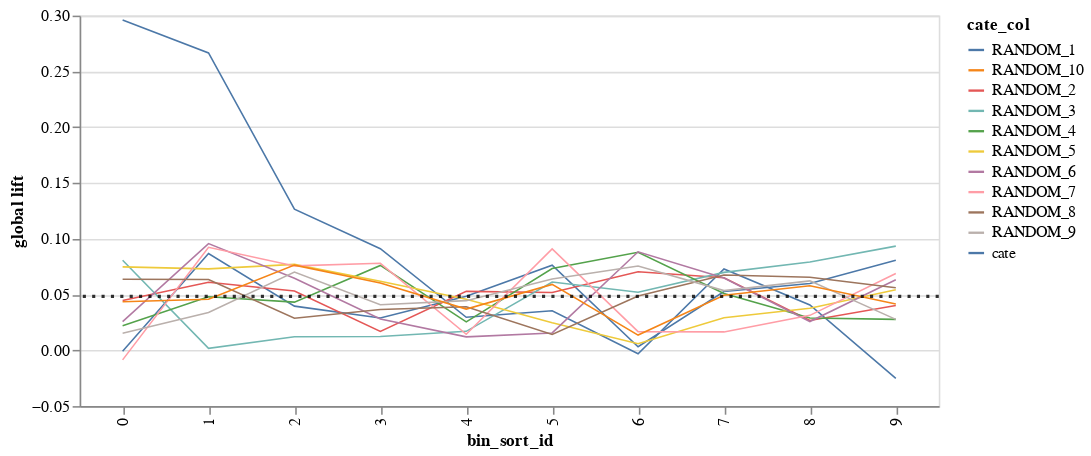

The code cell stored with this chart in its notebook:
### Code cell
overall_chart = alt.Chart(train_lift_df_2).mark_rule(color='black', size=2, opacity=0.8, strokeDash=[2,4]).encode(
    y=alt.Y('min(global_lift)', title='global lift'),    
)

chart = alt.Chart(train_lift_df_2).mark_line(size=1).encode(
    y='lift',
    x='bin_sort_id:O',
    color='cate_col'
).properties(
    width=550, height=250
)

chart = chart + overall_chart
chart

### Figure 1 — Vega-Lite specification as saved in the notebook (floating-point values rounded to 4 significant figures)
{"config": {"view": {"continuousWidth": 300, "continuousHeight": 300}}, "layer": [{"mark": {"type": "line", "size": 1}, "encoding": {"color": {"field": "cate_col", "type": "nominal"}, "x": {"field": "bin_sort_id", "type": "ordinal"}, "y": {"field": "lift", "type": "quantitative"}}}, {"mark": {"type": "rule", "color": "black", "opacity": 0.8, "size": 2, "strokeDash": [2, 4]}, "encoding": {"y": {"aggregate": "min", "field": "global_lift", "title": "global lift", "type": "quantitative"}}}], "data": {"name": "data-5faed112c0b010f88ed19e8b430f282a"}, "height": 250, "width": 550, "$schema": "https://vega.github.io/schema/vega-lite/v5.15.1.json", "datasets": {"data-5faed112c0b010f88ed19e8b430f282a": [{"n_tr": 114, "n_ct": 1386, "y_tr": 0.5175, "y_ct": 0.2215, "cate_tr": 19.95, "cate_ct": 275.9, "lift": 0.296, "pred_cate": 0.1972, "bin_sort_id": 0, "bin": " 0.12- 0.30", "global_lift": 0.04839, "split_type": "train", "cate_col": "cate"}, {"n_tr": 200, "n_ct": 1300, "y_tr": 0.425, "y_ct": 0.1585, "cate_tr": 21.12, "cate_ct": 138.7, "lift": 0.2665, "pred_cate": 0.1066, "bin_sort_id": 1, "bin": " 0.10- 0.12", "global_lift": 0.04839, "split_type": "train", "cate_col": "cate"}, {"n_tr": 209, "n_ct": 1291, "y_tr": 0.3062, "y_ct": 0.1797, "cate_tr": 19.45, "cate_ct": 120.3, "lift": 0.1265, "pred_cate": 0.09316, "bin_sort_id": 2, "bin": " 0.09- 0.10", "global_lift": 0.04839, "split_type": "train", "cate_col": "cate"}, {"n_tr": 207, "n_ct": 1293, "y_tr": 0.2705, "y_ct": 0.1794, "cate_tr": 17.82, "cate_ct": 111.1, "lift": 0.0911, "pred_cate": 0.08592, "bin_sort_id": 3, "bin": " 0.08- 0.09", "global_lift": 0.04839, "split_type": "train", "cate_col": "cate"}, {"n_tr": 250, "n_ct": 1250, "y_tr": 0.228, "y_ct": 0.1984, "cate_tr": 19.85, "cate_ct": 99.24, "lift": 0.0296, "pred_cate": 0.07939, "bin_sort_id": 4, "bin": " 0.08- 0.08", "global_lift": 0.04839, "split_type": "train", "cate_col": "cate"}, {"n_tr": 245, "n_ct": 1255, "y_tr": 0.2531, "y_ct": 0.2175, "cate_tr": 17.65, "cate_ct": 90.55, "lift": 0.03553, "pred_cate": 0.07214, "bin_sort_id": 5, "bin": " 0.07- 0.08", "global_lift": 0.04839, "split_type": "train", "cate_col": "cate"}, {"n_tr": 319, "n_ct": 1181, "y_tr": 0.2163, "y_ct": 0.2193, "cate_tr": 19.82, "cate_ct": 74.18, "lift": -0.003005, "pred_cate": 0.06267, "bin_sort_id": 6, "bin": " 0.06- 0.07", "global_lift": 0.04839, "split_type": "train", "cate_col": "cate"}, {"n_tr": 479, "n_ct": 1021, "y_tr": 0.2443, "y_ct": 0.1714, "cate_tr": 23.58, "cate_ct": 51.31, "lift": 0.07286, "pred_cate": 0.04993, "bin_sort_id": 7, "bin": " 0.04- 0.06", "global_lift": 0.04839, "split_type": "train", "cate_col": "cate"}, {"n_tr": 661, "n_ct": 839, "y_tr": 0.1861, "y_ct": 0.1454, "cate_tr": 25.2, "cate_ct": 32.25, "lift": 0.04067, "pred_cate": 0.03829, "bin_sort_id": 8, "bin": " 0.03- 0.04", "global_lift": 0.04839, "split_type": "train", "cate_col": "cate"}, {"n_tr": 686, "n_ct": 814, "y_tr": 0.1603, "y_ct": 0.1855, "cate_tr": 16.21, "cate_ct": 20.51, "lift": -0.02515, "pred_cate": 0.02448, "bin_sort_id": 9, "bin": "-0.02- 0.03", "global_lift": 0.04839, "split_type": "train", "cate_col": "cate"}, {"n_tr": 298, "n_ct": 1202, "y_tr": 0.198, "y_ct": 0.1988, "cate_tr": 273.4, "cate_ct": 1093.0, "lift": -0.0008487, "pred_cate": 0.9112, "bin_sort_id": 0, "bin": " 0.72- 1.83", "global_lift": 0.04839, "split_type": "train", "cate_col": "RANDOM_1"}, {"n_tr": 345, "n_ct": 1155, "y_tr": 0.2522, "y_ct": 0.1654, "cate_tr": 215.4, "cate_ct": 720.8, "lift": 0.08681, "pred_cate": 0.6241, "bin_sort_id": 1, "bin": " 0.54- 0.72", "global_lift": 0.04839, "split_type": "train", "cate_col": "RANDOM_1"}, {"n_tr": 360, "n_ct": 1140, "y_tr": 0.2194, "y_ct": 0.1798, "cate_tr": 170.6, "cate_ct": 544.2, "lift": 0.03962, "pred_cate": 0.4765, "bin_sort_id": 2, "bin": " 0.42- 0.54", "global_lift": 0.04839, "split_type": "train", "cate_col": "RANDOM_1"}, {"n_tr": 344, "n_ct": 1156, "y_tr": 0.2384, "y_ct": 0.2093, "cate_tr": 123.9, "cate_ct": 417.9, "lift": 0.02903, "pred_cate": 0.3612, "bin_sort_id": 3, "bin": " 0.31- 0.42", "global_lift": 0.04839, "split_type": "train", "cate_col": "RANDOM_1"}, {"n_tr": 299, "n_ct": 1201, "y_tr": 0.2341, "y_ct": 0.1857, "cate_tr": 77.14, "cate_ct": 310.7, "lift": 0.04844, "pred_cate": 0.2586, "bin_sort_id": 4, "bin": " 0.21- 0.31", "global_lift": 0.04839, "split_type": "train", "cate_col": "RANDOM_1"}, {"n_tr": 372, "n_ct": 1128, "y_tr": 0.2581, "y_ct": 0.1817, "cate_tr": 58.09, "cate_ct": 177.1, "lift": 0.07633, "pred_cate": 0.1568, "bin_sort_id": 5, "bin": " 0.11- 0.21", "global_lift": 0.04839, "split_type": "train", "cate_col": "RANDOM_1"}, {"n_tr": 323, "n_ct": 1177, "y_tr": 0.2105, "y_ct": 0.2073, "cate_tr": 15.77, "cate_ct": 59.09, "lift": 0.00322, "pred_cate": 0.0499, "bin_sort_id": 6, "bin": "-0.01- 0.11", "global_lift": 0.04839, "split_type": "train", "cate_col": "RANDOM_1"}, {"n_tr": 352, "n_ct": 1148, "y_tr": 0.2557, "y_ct": 0.203, "cate_tr": -22.91, "cate_ct": -78.31, "lift": 0.05272, "pred_cate": -0.06748, "bin_sort_id": 7, "bin": "-0.13--0.01", "global_lift": 0.04839, "split_type": "train", "cate_col": "RANDOM_1"}, {"n_tr": 332, "n_ct": 1168, "y_tr": 0.244, "y_ct": 0.1841, "cate_tr": -71.92, "cate_ct": -250.6, "lift": 0.0599, "pred_cate": -0.215, "bin_sort_id": 8, "bin": "-0.31--0.13", "global_lift": 0.04839, "split_type": "train", "cate_col": "RANDOM_1"}, {"n_tr": 345, "n_ct": 1155, "y_tr": 0.2609, "y_ct": 0.1801, "cate_tr": -169.2, "cate_ct": -565.8, "lift": 0.08078, "pred_cate": -0.49, "bin_sort_id": 9, "bin": "-1.32--0.31", "global_lift": 0.04839, "split_type": "train", "cate_col": "RANDOM_1"}, {"n_tr": 367, "n_ct": 1133, "y_tr": 0.2343, "y_ct": 0.1898, "cate_tr": 332.0, "cate_ct": 1019.0, "lift": 0.04457, "pred_cate": 0.9005, "bin_sort_id": 0, "bin": " 0.71- 1.83", "global_lift": 0.04839, "split_type": "train", "cate_col": "RANDOM_2"}, {"n_tr": 322, "n_ct": 1178, "y_tr": 0.264, "y_ct": 0.2029, "cate_tr": 198.5, "cate_ct": 725.4, "lift": 0.06109, "pred_cate": 0.616, "bin_sort_id": 1, "bin": " 0.53- 0.71", "global_lift": 0.04839, "split_type": "train", "cate_col": "RANDOM_2"}, {"n_tr": 327, "n_ct": 1173, "y_tr": 0.2263, "y_ct": 0.1731, "cate_tr": 154.1, "cate_ct": 550.2, "lift": 0.05324, "pred_cate": 0.4696, "bin_sort_id": 2, "bin": " 0.41- 0.53", "global_lift": 0.04839, "split_type": "train", "cate_col": "RANDOM_2"}, {"n_tr": 318, "n_ct": 1182, "y_tr": 0.2107, "y_ct": 0.1937, "cate_tr": 112.9, "cate_ct": 420.0, "lift": 0.01695, "pred_cate": 0.3553, "bin_sort_id": 3, "bin": " 0.30- 0.41", "global_lift": 0.04839, "split_type": "train", "cate_col": "RANDOM_2"}, {"n_tr": 343, "n_ct": 1157, "y_tr": 0.2274, "y_ct": 0.1746, "cate_tr": 86.47, "cate_ct": 289.6, "lift": 0.05282, "pred_cate": 0.2507, "bin_sort_id": 4, "bin": " 0.20- 0.30", "global_lift": 0.04839, "split_type": "train", "cate_col": "RANDOM_2"}, {"n_tr": 326, "n_ct": 1174, "y_tr": 0.2239, "y_ct": 0.1721, "cate_tr": 49.29, "cate_ct": 176.3, "lift": 0.05187, "pred_cate": 0.1504, "bin_sort_id": 5, "bin": " 0.10- 0.20", "global_lift": 0.04839, "split_type": "train", "cate_col": "RANDOM_2"}, {"n_tr": 344, "n_ct": 1156, "y_tr": 0.2616, "y_ct": 0.1912, "cate_tr": 16.32, "cate_ct": 53.08, "lift": 0.07045, "pred_cate": 0.04627, "bin_sort_id": 6, "bin": "-0.01- 0.10", "global_lift": 0.04839, "split_type": "train", "cate_col": "RANDOM_2"}, {"n_tr": 342, "n_ct": 1158, "y_tr": 0.2602, "y_ct": 0.1952, "cate_tr": -24.16, "cate_ct": -83.68, "lift": 0.06507, "pred_cate": -0.07189, "bin_sort_id": 7, "bin": "-0.14--0.01", "global_lift": 0.04839, "split_type": "train", "cate_col": "RANDOM_2"}, {"n_tr": 347, "n_ct": 1153, "y_tr": 0.2219, "y_ct": 0.1951, "cate_tr": -74.91, "cate_ct": -254.4, "lift": 0.02676, "pred_cate": -0.2195, "bin_sort_id": 8, "bin": "-0.31--0.14", "global_lift": 0.04839, "split_type": "train", "cate_col": "RANDOM_2"}, {"n_tr": 334, "n_ct": 1166, "y_tr": 0.2485, "y_ct": 0.2084, "cate_tr": -167.3, "cate_ct": -580.7, "lift": 0.0401, "pred_cate": -0.4987, "bin_sort_id": 9, "bin": "-1.27--0.31", "global_lift": 0.04839, "split_type": "train", "cate_col": "RANDOM_2"}, {"n_tr": 372, "n_ct": 1128, "y_tr": 0.2554, "y_ct": 0.1746, "cate_tr": 341.3, "cate_ct": 1026.0, "lift": 0.08073, "pred_cate": 0.9118, "bin_sort_id": 0, "bin": " 0.72- 1.87", "global_lift": 0.04839, "split_type": "train", "cate_col": "RANDOM_3"}, {"n_tr": 327, "n_ct": 1173, "y_tr": 0.2141, "y_ct": 0.2123, "cate_tr": 203.1, "cate_ct": 733.6, "lift": 0.001791, "pred_cate": 0.6244, "bin_sort_id": 1, "bin": " 0.54- 0.72", "global_lift": 0.04839, "split_type": "train", "cate_col": "RANDOM_3"}, {"n_tr": 321, "n_ct": 1179, "y_tr": 0.2056, "y_ct": 0.1934, "cate_tr": 152.0, "cate_ct": 559.7, "lift": 0.01222, "pred_cate": 0.4744, "bin_sort_id": 2, "bin": " 0.41- 0.54", "global_lift": 0.04839, "split_type": "train", "cate_col": "RANDOM_3"}, {"n_tr": 334, "n_ct": 1166, "y_tr": 0.2096, "y_ct": 0.1973, "cate_tr": 118.4, "cate_ct": 415.4, "lift": 0.01233, "pred_cate": 0.3559, "bin_sort_id": 3, "bin": " 0.30- 0.41", "global_lift": 0.04839, "split_type": "train", "cate_col": "RANDOM_3"}, {"n_tr": 334, "n_ct": 1166, "y_tr": 0.2126, "y_ct": 0.1955, "cate_tr": 83.83, "cate_ct": 292.8, "lift": 0.01703, "pred_cate": 0.2511, "bin_sort_id": 4, "bin": " 0.20- 0.30", "global_lift": 0.04839, "split_type": "train", "cate_col": "RANDOM_3"}, {"n_tr": 316, "n_ct": 1184, "y_tr": 0.2437, "y_ct": 0.1824, "cate_tr": 47.11, "cate_ct": 178.6, "lift": 0.06124, "pred_cate": 0.1504, "bin_sort_id": 5, "bin": " 0.10- 0.20", "global_lift": 0.04839, "split_type": "train", "cate_col": "RANDOM_3"}, {"n_tr": 337, "n_ct": 1163, "y_tr": 0.2344, "y_ct": 0.1823, "cate_tr": 16.81, "cate_ct": 56.25, "lift": 0.05213, "pred_cate": 0.04871, "bin_sort_id": 6, "bin": "-0.00- 0.10", "global_lift": 0.04839, "split_type": "train", "cate_col": "RANDOM_3"}, {"n_tr": 343, "n_ct": 1157, "y_tr": 0.2566, "y_ct": 0.1867, "cate_tr": -22.31, "cate_ct": -76.94, "lift": 0.06987, "pred_cate": -0.06617, "bin_sort_id": 7, "bin": "-0.13--0.00", "global_lift": 0.04839, "split_type": "train", "cate_col": "RANDOM_3"}, {"n_tr": 356, "n_ct": 1144, "y_tr": 0.2584, "y_ct": 0.1792, "cate_tr": -74.78, "cate_ct": -239.6, "lift": 0.07923, "pred_cate": -0.2096, "bin_sort_id": 8, "bin": "-0.30--0.13", "global_lift": 0.04839, "split_type": "train", "cate_col": "RANDOM_3"}, {"n_tr": 330, "n_ct": 1170, "y_tr": 0.2848, "y_ct": 0.1915, "cate_tr": -165.1, "cate_ct": -575.1, "lift": 0.0934, "pred_cate": -0.4934, "bin_sort_id": 9, "bin": "-1.24--0.30", "global_lift": 0.04839, "split_type": "train", "cate_col": "RANDOM_3"}, {"n_tr": 346, "n_ct": 1154, "y_tr": 0.2023, "y_ct": 0.1802, "cate_tr": 308.0, "cate_ct": 1038.0, "lift": 0.02207, "pred_cate": 0.8973, "bin_sort_id": 0, "bin": " 0.71- 1.88", "global_lift": 0.04839, "split_type": "train", "cate_col": "RANDOM_4"}, {"n_tr": 328, "n_ct": 1172, "y_tr": 0.2409, "y_ct": 0.1928, "cate_tr": 203.4, "cate_ct": 721.9, "lift": 0.04802, "pred_cate": 0.6169, "bin_sort_id": 1, "bin": " 0.54- 0.71", "global_lift": 0.04839, "split_type": "train", "cate_col": "RANDOM_4"}, {"n_tr": 342, "n_ct": 1158, "y_tr": 0.2427, "y_ct": 0.1995, "cate_tr": 161.5, "cate_ct": 546.3, "lift": 0.04321, "pred_cate": 0.4718, "bin_sort_id": 2, "bin": " 0.41- 0.54", "global_lift": 0.04839, "split_type": "train", "cate_col": "RANDOM_4"}, {"n_tr": 317, "n_ct": 1183, "y_tr": 0.2587, "y_ct": 0.1826, "cate_tr": 110.9, "cate_ct": 418.7, "lift": 0.07609, "pred_cate": 0.3531, "bin_sort_id": 3, "bin": " 0.30- 0.41", "global_lift": 0.04839, "split_type": "train", "cate_col": "RANDOM_4"}, {"n_tr": 327, "n_ct": 1173, "y_tr": 0.208, "y_ct": 0.1824, "cate_tr": 82.07, "cate_ct": 293.0, "lift": 0.02551, "pred_cate": 0.25, "bin_sort_id": 4, "bin": " 0.20- 0.30", "global_lift": 0.04839, "split_type": "train", "cate_col": "RANDOM_4"}, {"n_tr": 337, "n_ct": 1163, "y_tr": 0.2522, "y_ct": 0.1788, "cate_tr": 50.35, "cate_ct": 171.9, "lift": 0.07338, "pred_cate": 0.1482, "bin_sort_id": 5, "bin": " 0.09- 0.20", "global_lift": 0.04839, "split_type": "train", "cate_col": "RANDOM_4"}, {"n_tr": 366, "n_ct": 1134, "y_tr": 0.2678, "y_ct": 0.1799, "cate_tr": 14.54, "cate_ct": 45.24, "lift": 0.08787, "pred_cate": 0.03985, "bin_sort_id": 6, "bin": "-0.01- 0.09", "global_lift": 0.04839, "split_type": "train", "cate_col": "RANDOM_4"}, {"n_tr": 326, "n_ct": 1174, "y_tr": 0.2546, "y_ct": 0.2036, "cate_tr": -24.53, "cate_ct": -89.4, "lift": 0.05102, "pred_cate": -0.07596, "bin_sort_id": 7, "bin": "-0.14--0.01", "global_lift": 0.04839, "split_type": "train", "cate_col": "RANDOM_4"}, {"n_tr": 332, "n_ct": 1168, "y_tr": 0.2319, "y_ct": 0.2029, "cate_tr": -72.93, "cate_ct": -257.4, "lift": 0.02902, "pred_cate": -0.2202, "bin_sort_id": 8, "bin": "-0.32--0.14", "global_lift": 0.04839, "split_type": "train", "cate_col": "RANDOM_4"}, {"n_tr": 349, "n_ct": 1151, "y_tr": 0.2206, "y_ct": 0.1929, "cate_tr": -175.8, "cate_ct": -583.5, "lift": 0.02775, "pred_cate": -0.5062, "bin_sort_id": 9, "bin": "-1.34--0.32", "global_lift": 0.04839, "split_type": "train", "cate_col": "RANDOM_4"}, {"n_tr": 314, "n_ct": 1186, "y_tr": 0.2611, "y_ct": 0.1863, "cate_tr": 280.5, "cate_ct": 1078.0, "lift": 0.07481, "pred_cate": 0.9054, "bin_sort_id": 0, "bin": " 0.72- 1.66", "global_lift": 0.04839, "split_type": "train", "cate_col": "RANDOM_5"}, {"n_tr": 362, "n_ct": 1138, "y_tr": 0.2707, "y_ct": 0.1977, "cate_tr": 225.6, "cate_ct": 716.5, "lift": 0.073, "pred_cate": 0.6281, "bin_sort_id": 1, "bin": " 0.55- 0.72", "global_lift": 0.04839, "split_type": "train", "cate_col": "RANDOM_5"}, {"n_tr": 328, "n_ct": 1172, "y_tr": 0.2835, "y_ct": 0.2065, "cate_tr": 156.4, "cate_ct": 560.7, "lift": 0.07705, "pred_cate": 0.4781, "bin_sort_id": 2, "bin": " 0.41- 0.55", "global_lift": 0.04839, "split_type": "train", "cate_col": "RANDOM_5"}, {"n_tr": 348, "n_ct": 1152, "y_tr": 0.2443, "y_ct": 0.1823, "cate_tr": 123.6, "cate_ct": 408.4, "lift": 0.06196, "pred_cate": 0.3547, "bin_sort_id": 3, "bin": " 0.30- 0.41", "global_lift": 0.04839, "split_type": "train", "cate_col": "RANDOM_5"}, {"n_tr": 330, "n_ct": 1170, "y_tr": 0.2424, "y_ct": 0.1966, "cate_tr": 82.25, "cate_ct": 288.8, "lift": 0.04584, "pred_cate": 0.2474, "bin_sort_id": 4, "bin": " 0.19- 0.30", "global_lift": 0.04839, "split_type": "train", "cate_col": "RANDOM_5"}, {"n_tr": 345, "n_ct": 1155, "y_tr": 0.2203, "y_ct": 0.1957, "cate_tr": 49.2, "cate_ct": 166.8, "lift": 0.02462, "pred_cate": 0.144, "bin_sort_id": 5, "bin": " 0.09- 0.19", "global_lift": 0.04839, "split_type": "train", "cate_col": "RANDOM_5"}, {"n_tr": 315, "n_ct": 1185, "y_tr": 0.2127, "y_ct": 0.2068, "cate_tr": 13.11, "cate_ct": 49.27, "lift": 0.005947, "pred_cate": 0.04158, "bin_sort_id": 6, "bin": "-0.02- 0.09", "global_lift": 0.04839, "split_type": "train", "cate_col": "RANDOM_5"}, {"n_tr": 335, "n_ct": 1165, "y_tr": 0.2, "y_ct": 0.1708, "cate_tr": -24.55, "cate_ct": -88.22, "lift": 0.02918, "pred_cate": -0.07518, "bin_sort_id": 7, "bin": "-0.14--0.02", "global_lift": 0.04839, "split_type": "train", "cate_col": "RANDOM_5"}, {"n_tr": 355, "n_ct": 1145, "y_tr": 0.2141, "y_ct": 0.1764, "cate_tr": -77.96, "cate_ct": -251.9, "lift": 0.03767, "pred_cate": -0.2199, "bin_sort_id": 8, "bin": "-0.31--0.14", "global_lift": 0.04839, "split_type": "train", "cate_col": "RANDOM_5"}, {"n_tr": 338, "n_ct": 1162, "y_tr": 0.2308, "y_ct": 0.1764, "cate_tr": -171.6, "cate_ct": -581.0, "lift": 0.05435, "pred_cate": -0.5017, "bin_sort_id": 9, "bin": "-1.23--0.31", "global_lift": 0.04839, "split_type": "train", "cate_col": "RANDOM_5"}, {"n_tr": 331, "n_ct": 1169, "y_tr": 0.2054, "y_ct": 0.1796, "cate_tr": 295.6, "cate_ct": 1062.0, "lift": 0.0258, "pred_cate": 0.9054, "bin_sort_id": 0, "bin": " 0.72- 1.86", "global_lift": 0.04839, "split_type": "train", "cate_col": "RANDOM_6"}, {"n_tr": 325, "n_ct": 1175, "y_tr": 0.2769, "y_ct": 0.1813, "cate_tr": 201.4, "cate_ct": 730.2, "lift": 0.09565, "pred_cate": 0.6211, "bin_sort_id": 1, "bin": " 0.54- 0.72", "global_lift": 0.04839, "split_type": "train", "cate_col": "RANDOM_6"}, {"n_tr": 338, "n_ct": 1162, "y_tr": 0.2574, "y_ct": 0.1928, "cate_tr": 158.7, "cate_ct": 548.4, "lift": 0.06463, "pred_cate": 0.4714, "bin_sort_id": 2, "bin": " 0.41- 0.54", "global_lift": 0.04839, "split_type": "train", "cate_col": "RANDOM_6"}, {"n_tr": 345, "n_ct": 1155, "y_tr": 0.2203, "y_ct": 0.1922, "cate_tr": 122.1, "cate_ct": 411.7, "lift": 0.02808, "pred_cate": 0.3559, "bin_sort_id": 3, "bin": " 0.30- 0.41", "global_lift": 0.04839, "split_type": "train", "cate_col": "RANDOM_6"}, {"n_tr": 354, "n_ct": 1146, "y_tr": 0.2006, "y_ct": 0.1885, "cate_tr": 89.79, "cate_ct": 291.3, "lift": 0.01208, "pred_cate": 0.254, "bin_sort_id": 4, "bin": " 0.21- 0.30", "global_lift": 0.04839, "split_type": "train", "cate_col": "RANDOM_6"}, {"n_tr": 329, "n_ct": 1171, "y_tr": 0.2188, "y_ct": 0.2032, "cate_tr": 49.61, "cate_ct": 179.7, "lift": 0.0156, "pred_cate": 0.1529, "bin_sort_id": 5, "bin": " 0.10- 0.21", "global_lift": 0.04839, "split_type": "train", "cate_col": "RANDOM_6"}, {"n_tr": 321, "n_ct": 1179, "y_tr": 0.2461, "y_ct": 0.1578, "cate_tr": 15.15, "cate_ct": 55.7, "lift": 0.08835, "pred_cate": 0.04723, "bin_sort_id": 6, "bin": "-0.01- 0.10", "global_lift": 0.04839, "split_type": "train", "cate_col": "RANDOM_6"}, {"n_tr": 316, "n_ct": 1184, "y_tr": 0.2532, "y_ct": 0.1883, "cate_tr": -22.28, "cate_ct": -83.32, "lift": 0.06482, "pred_cate": -0.0704, "bin_sort_id": 7, "bin": "-0.14--0.01", "global_lift": 0.04839, "split_type": "train", "cate_col": "RANDOM_6"}, {"n_tr": 345, "n_ct": 1155, "y_tr": 0.2319, "y_ct": 0.2061, "cate_tr": -75.45, "cate_ct": -252.9, "lift": 0.02582, "pred_cate": -0.2189, "bin_sort_id": 8, "bin": "-0.31--0.14", "global_lift": 0.04839, "split_type": "train", "cate_col": "RANDOM_6"}, {"n_tr": 366, "n_ct": 1134, "y_tr": 0.2705, "y_ct": 0.2072, "cate_tr": -186.0, "cate_ct": -559.2, "lift": 0.06326, "pred_cate": -0.4968, "bin_sort_id": 9, "bin": "-1.37--0.31", "global_lift": 0.04839, "split_type": "train", "cate_col": "RANDOM_6"}, {"n_tr": 314, "n_ct": 1186, "y_tr": 0.1879, "y_ct": 0.1965, "cate_tr": 282.0, "cate_ct": 1048.0, "lift": -0.008561, "pred_cate": 0.8866, "bin_sort_id": 0, "bin": " 0.70- 1.79", "global_lift": 0.04839, "split_type": "train", "cate_col": "RANDOM_7"}, {"n_tr": 334, "n_ct": 1166, "y_tr": 0.2904, "y_ct": 0.1981, "cate_tr": 202.6, "cate_ct": 709.4, "lift": 0.09231, "pred_cate": 0.608, "bin_sort_id": 1, "bin": " 0.52- 0.70", "global_lift": 0.04839, "split_type": "train", "cate_col": "RANDOM_7"}, {"n_tr": 361, "n_ct": 1139, "y_tr": 0.2715, "y_ct": 0.1958, "cate_tr": 165.2, "cate_ct": 524.3, "lift": 0.07568, "pred_cate": 0.4597, "bin_sort_id": 2, "bin": " 0.40- 0.52", "global_lift": 0.04839, "split_type": "train", "cate_col": "RANDOM_7"}, {"n_tr": 350, "n_ct": 1150, "y_tr": 0.2571, "y_ct": 0.1791, "cate_tr": 122.3, "cate_ct": 398.5, "lift": 0.07801, "pred_cate": 0.3472, "bin_sort_id": 3, "bin": " 0.29- 0.40", "global_lift": 0.04839, "split_type": "train", "cate_col": "RANDOM_7"}, {"n_tr": 344, "n_ct": 1156, "y_tr": 0.2064, "y_ct": 0.192, "cate_tr": 84.48, "cate_ct": 282.3, "lift": 0.01435, "pred_cate": 0.2445, "bin_sort_id": 4, "bin": " 0.20- 0.29", "global_lift": 0.04839, "split_type": "train", "cate_col": "RANDOM_7"}, {"n_tr": 342, "n_ct": 1158, "y_tr": 0.2749, "y_ct": 0.1839, "cate_tr": 50.53, "cate_ct": 169.4, "lift": 0.09092, "pred_cate": 0.1466, "bin_sort_id": 5, "bin": " 0.10- 0.20", "global_lift": 0.04839, "split_type": "train", "cate_col": "RANDOM_7"}, {"n_tr": 324, "n_ct": 1176, "y_tr": 0.1944, "y_ct": 0.1777, "cate_tr": 13.33, "cate_ct": 47.81, "lift": 0.01672, "pred_cate": 0.04076, "bin_sort_id": 6, "bin": "-0.01- 0.10", "global_lift": 0.04839, "split_type": "train", "cate_col": "RANDOM_7"}, {"n_tr": 333, "n_ct": 1167, "y_tr": 0.1922, "y_ct": 0.1757, "cate_tr": -25.35, "cate_ct": -89.64, "lift": 0.01653, "pred_cate": -0.07666, "bin_sort_id": 7, "bin": "-0.14--0.02", "global_lift": 0.04839, "split_type": "train", "cate_col": "RANDOM_7"}, {"n_tr": 340, "n_ct": 1160, "y_tr": 0.2382, "y_ct": 0.2069, "cate_tr": -75.67, "cate_ct": -259.6, "lift": 0.03134, "pred_cate": -0.2235, "bin_sort_id": 8, "bin": "-0.32--0.14", "global_lift": 0.04839, "split_type": "train", "cate_col": "RANDOM_7"}, {"n_tr": 328, "n_ct": 1172, "y_tr": 0.2591, "y_ct": 0.1903, "cate_tr": -169.2, "cate_ct": -587.5, "lift": 0.06887, "pred_cate": -0.5044, "bin_sort_id": 9, "bin": "-1.56--0.32", "global_lift": 0.04839, "split_type": "train", "cate_col": "RANDOM_7"}, {"n_tr": 344, "n_ct": 1156, "y_tr": 0.2471, "y_ct": 0.1834, "cate_tr": 308.6, "cate_ct": 1037.0, "lift": 0.0637, "pred_cate": 0.8972, "bin_sort_id": 0, "bin": " 0.71- 1.70", "global_lift": 0.04839, "split_type": "train", "cate_col": "RANDOM_8"}, {"n_tr": 324, "n_ct": 1176, "y_tr": 0.2531, "y_ct": 0.1896, "cate_tr": 200.3, "cate_ct": 725.5, "lift": 0.06346, "pred_cate": 0.6171, "bin_sort_id": 1, "bin": " 0.54- 0.71", "global_lift": 0.04839, "split_type": "train", "cate_col": "RANDOM_8"}, {"n_tr": 310, "n_ct": 1190, "y_tr": 0.2161, "y_ct": 0.1874, "cate_tr": 146.9, "cate_ct": 564.1, "lift": 0.02873, "pred_cate": 0.474, "bin_sort_id": 2, "bin": " 0.42- 0.54", "global_lift": 0.04839, "split_type": "train", "cate_col": "RANDOM_8"}, {"n_tr": 366, "n_ct": 1134, "y_tr": 0.2377, "y_ct": 0.2011, "cate_tr": 132.1, "cate_ct": 406.0, "lift": 0.03665, "pred_cate": 0.3587, "bin_sort_id": 3, "bin": " 0.30- 0.42", "global_lift": 0.04839, "split_type": "train", "cate_col": "RANDOM_8"}, {"n_tr": 349, "n_ct": 1151, "y_tr": 0.2206, "y_ct": 0.1816, "cate_tr": 86.9, "cate_ct": 288.8, "lift": 0.03905, "pred_cate": 0.2505, "bin_sort_id": 4, "bin": " 0.20- 0.30", "global_lift": 0.04839, "split_type": "train", "cate_col": "RANDOM_8"}, {"n_tr": 322, "n_ct": 1178, "y_tr": 0.2298, "y_ct": 0.2156, "cate_tr": 48.79, "cate_ct": 177.4, "lift": 0.01419, "pred_cate": 0.1508, "bin_sort_id": 5, "bin": " 0.10- 0.20", "global_lift": 0.04839, "split_type": "train", "cate_col": "RANDOM_8"}, {"n_tr": 341, "n_ct": 1159, "y_tr": 0.2317, "y_ct": 0.1829, "cate_tr": 16.84, "cate_ct": 58.23, "lift": 0.04876, "pred_cate": 0.05005, "bin_sort_id": 6, "bin": "-0.00- 0.10", "global_lift": 0.04839, "split_type": "train", "cate_col": "RANDOM_8"}, {"n_tr": 338, "n_ct": 1162, "y_tr": 0.2396, "y_ct": 0.1721, "cate_tr": -21.55, "cate_ct": -76.54, "lift": 0.06753, "pred_cate": -0.06539, "bin_sort_id": 7, "bin": "-0.13--0.00", "global_lift": 0.04839, "split_type": "train", "cate_col": "RANDOM_8"}, {"n_tr": 333, "n_ct": 1167, "y_tr": 0.2703, "y_ct": 0.2048, "cate_tr": -71.11, "cate_ct": -247.9, "lift": 0.06547, "pred_cate": -0.2127, "bin_sort_id": 8, "bin": "-0.31--0.13", "global_lift": 0.04839, "split_type": "train", "cate_col": "RANDOM_8"}, {"n_tr": 343, "n_ct": 1157, "y_tr": 0.2332, "y_ct": 0.1772, "cate_tr": -172.0, "cate_ct": -589.1, "lift": 0.05605, "pred_cate": -0.5074, "bin_sort_id": 9, "bin": "-1.37--0.31", "global_lift": 0.04839, "split_type": "train", "cate_col": "RANDOM_8"}, {"n_tr": 324, "n_ct": 1176, "y_tr": 0.216, "y_ct": 0.2007, "cate_tr": 293.0, "cate_ct": 1061.0, "lift": 0.01537, "pred_cate": 0.9026, "bin_sort_id": 0, "bin": " 0.71- 1.77", "global_lift": 0.04839, "split_type": "train", "cate_col": "RANDOM_9"}, {"n_tr": 362, "n_ct": 1138, "y_tr": 0.2238, "y_ct": 0.1898, "cate_tr": 222.8, "cate_ct": 700.9, "lift": 0.03395, "pred_cate": 0.6158, "bin_sort_id": 1, "bin": " 0.54- 0.71", "global_lift": 0.04839, "split_type": "train", "cate_col": "RANDOM_9"}, {"n_tr": 342, "n_ct": 1158, "y_tr": 0.2749, "y_ct": 0.2047, "cate_tr": 162.5, "cate_ct": 549.2, "lift": 0.07019, "pred_cate": 0.4745, "bin_sort_id": 2, "bin": " 0.41- 0.54", "global_lift": 0.04839, "split_type": "train", "cate_col": "RANDOM_9"}, {"n_tr": 360, "n_ct": 1140, "y_tr": 0.2111, "y_ct": 0.1702, "cate_tr": 129.9, "cate_ct": 412.1, "lift": 0.04094, "pred_cate": 0.3613, "bin_sort_id": 3, "bin": " 0.31- 0.41", "global_lift": 0.04839, "split_type": "train", "cate_col": "RANDOM_9"}, {"n_tr": 331, "n_ct": 1169, "y_tr": 0.2447, "y_ct": 0.2002, "cate_tr": 86.58, "cate_ct": 300.4, "lift": 0.04454, "pred_cate": 0.258, "bin_sort_id": 4, "bin": " 0.21- 0.31", "global_lift": 0.04839, "split_type": "train", "cate_col": "RANDOM_9"}, {"n_tr": 338, "n_ct": 1162, "y_tr": 0.2515, "y_ct": 0.1876, "cate_tr": 52.63, "cate_ct": 179.2, "lift": 0.06387, "pred_cate": 0.1545, "bin_sort_id": 5, "bin": " 0.10- 0.21", "global_lift": 0.04839, "split_type": "train", "cate_col": "RANDOM_9"}, {"n_tr": 321, "n_ct": 1179, "y_tr": 0.2648, "y_ct": 0.1891, "cate_tr": 15.67, "cate_ct": 59.31, "lift": 0.07565, "pred_cate": 0.04999, "bin_sort_id": 6, "bin": "-0.00- 0.10", "global_lift": 0.04839, "split_type": "train", "cate_col": "RANDOM_9"}, {"n_tr": 332, "n_ct": 1168, "y_tr": 0.253, "y_ct": 0.1995, "cate_tr": -21.29, "cate_ct": -75.84, "lift": 0.05353, "pred_cate": -0.06475, "bin_sort_id": 7, "bin": "-0.13--0.00", "global_lift": 0.04839, "split_type": "train", "cate_col": "RANDOM_9"}, {"n_tr": 317, "n_ct": 1183, "y_tr": 0.2397, "y_ct": 0.1775, "cate_tr": -66.89, "cate_ct": -249.6, "lift": 0.06223, "pred_cate": -0.211, "bin_sort_id": 8, "bin": "-0.31--0.13", "global_lift": 0.04839, "split_type": "train", "cate_col": "RANDOM_9"}, {"n_tr": 343, "n_ct": 1157, "y_tr": 0.2041, "y_ct": 0.1763, "cate_tr": -172.9, "cate_ct": -574.9, "lift": 0.02776, "pred_cate": -0.4986, "bin_sort_id": 9, "bin": "-1.43--0.31", "global_lift": 0.04839, "split_type": "train", "cate_col": "RANDOM_9"}, {"n_tr": 355, "n_ct": 1145, "y_tr": 0.2479, "y_ct": 0.2044, "cate_tr": 318.1, "cate_ct": 1032.0, "lift": 0.04352, "pred_cate": 0.9001, "bin_sort_id": 0, "bin": " 0.71- 1.78", "global_lift": 0.04839, "split_type": "train", "cate_col": "RANDOM_10"}, {"n_tr": 327, "n_ct": 1173, "y_tr": 0.2324, "y_ct": 0.1867, "cate_tr": 202.3, "cate_ct": 726.3, "lift": 0.04572, "pred_cate": 0.6191, "bin_sort_id": 1, "bin": " 0.54- 0.71", "global_lift": 0.04839, "split_type": "train", "cate_col": "RANDOM_10"}, {"n_tr": 330, "n_ct": 1170, "y_tr": 0.2576, "y_ct": 0.1812, "cate_tr": 156.4, "cate_ct": 555.1, "lift": 0.07638, "pred_cate": 0.4744, "bin_sort_id": 2, "bin": " 0.41- 0.54", "global_lift": 0.04839, "split_type": "train", "cate_col": "RANDOM_10"}, {"n_tr": 332, "n_ct": 1168, "y_tr": 0.253, "y_ct": 0.1926, "cate_tr": 118.3, "cate_ct": 416.5, "lift": 0.06038, "pred_cate": 0.3565, "bin_sort_id": 3, "bin": " 0.30- 0.41", "global_lift": 0.04839, "split_type": "train", "cate_col": "RANDOM_10"}, {"n_tr": 365, "n_ct": 1135, "y_tr": 0.2247, "y_ct": 0.1877, "cate_tr": 92.41, "cate_ct": 283.8, "lift": 0.03699, "pred_cate": 0.2508, "bin_sort_id": 4, "bin": " 0.20- 0.30", "global_lift": 0.04839, "split_type": "train", "cate_col": "RANDOM_10"}, {"n_tr": 346, "n_ct": 1154, "y_tr": 0.2428, "y_ct": 0.1837, "cate_tr": 51.77, "cate_ct": 172.0, "lift": 0.05907, "pred_cate": 0.1492, "bin_sort_id": 5, "bin": " 0.10- 0.20", "global_lift": 0.04839, "split_type": "train", "cate_col": "RANDOM_10"}, {"n_tr": 322, "n_ct": 1178, "y_tr": 0.2081, "y_ct": 0.1944, "cate_tr": 14.09, "cate_ct": 53.33, "lift": 0.01368, "pred_cate": 0.04494, "bin_sort_id": 6, "bin": "-0.01- 0.10", "global_lift": 0.04839, "split_type": "train", "cate_col": "RANDOM_10"}, {"n_tr": 319, "n_ct": 1181, "y_tr": 0.2382, "y_ct": 0.1888, "cate_tr": -23.52, "cate_ct": -83.51, "lift": 0.04942, "pred_cate": -0.07135, "bin_sort_id": 7, "bin": "-0.14--0.01", "global_lift": 0.04839, "split_type": "train", "cate_col": "RANDOM_10"}, {"n_tr": 326, "n_ct": 1174, "y_tr": 0.2546, "y_ct": 0.1968, "cate_tr": -71.42, "cate_ct": -260.8, "lift": 0.05784, "pred_cate": -0.2215, "bin_sort_id": 8, "bin": "-0.32--0.14", "global_lift": 0.04839, "split_type": "train", "cate_col": "RANDOM_10"}, {"n_tr": 348, "n_ct": 1152, "y_tr": 0.2213, "y_ct": 0.1797, "cate_tr": -174.2, "cate_ct": -571.2, "lift": 0.04158, "pred_cate": -0.4969, "bin_sort_id": 9, "bin": "-1.40--0.32", "global_lift": 0.04839, "split_type": "train", "cate_col": "RANDOM_10"}]}}
